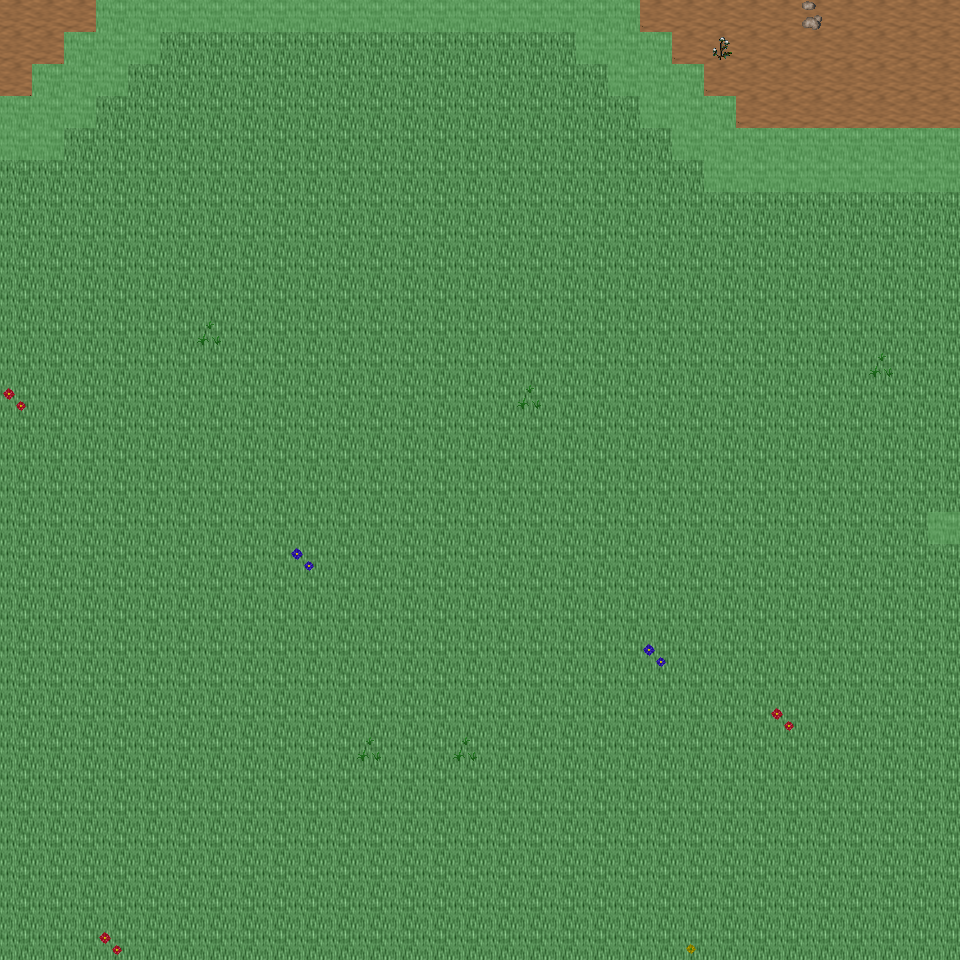

Tiled map render using the project's own tile images. Description and the map definition, with tile-layer contents summarised, below:
An orthogonal 30x30 tile map with 32x32 px tiles, 6 tile layers (Ground, Object, Object2, Above, ...), 29 tilesets and 8 objects (8x mapExit).

<map version="1.0" orientation="orthogonal" renderorder="right-down" width="30" height="30" tilewidth="32" tileheight="32" nextobjectid="9">
  <tileset firstgid="1" name="tileset_ground_ground" tilewidth="32" tileheight="32" tilecount="33" columns="3">
    <image source="../drawable/tileset_ground_ground.png" width="96" height="352" />
  </tileset>
  <tileset firstgid="34" name="tileset_ground_ridge_earth_dark" tilewidth="32" tileheight="32" tilecount="96" columns="12">
    <image source="../drawable/tileset_ground_ridge_earth_dark.png" width="384" height="256" />
  </tileset>
  <tileset firstgid="130" name="tileset_ground_rock_pebbles" tilewidth="32" tileheight="32" tilecount="3" columns="1">
    <image source="../drawable/tileset_ground_rock_pebbles.png" width="32" height="96" />
  </tileset>
  <tileset firstgid="133" name="tileset_ground_ladder_steps" tilewidth="32" tileheight="32" tilecount="6" columns="3">
    <image source="../drawable/tileset_ground_ladder_steps.png" width="96" height="64" />
  </tileset>
  <tileset firstgid="139" name="tileset_ground_grass_edges" tilewidth="32" tileheight="32" tilecount="36" columns="12">
    <image source="../drawable/tileset_ground_grass_edges.png" width="384" height="96" />
  </tileset>
  <tileset firstgid="175" name="tileset_ground_grass_corners" tilewidth="32" tileheight="32" tilecount="24" columns="6">
    <image source="../drawable/tileset_ground_grass_corners.png" width="192" height="128" />
  </tileset>
  <tileset firstgid="199" name="tileset_ground_earth_edges" tilewidth="32" tileheight="32" tilecount="18" columns="6">
    <image source="../drawable/tileset_ground_earth_edges.png" width="192" height="96" />
  </tileset>
  <tileset firstgid="217" name="tileset_plant_flower_daisy_white" tilewidth="32" tileheight="32" tilecount="8" columns="2">
    <image source="../drawable/tileset_plant_flower_daisy_white.png" width="64" height="128" />
  </tileset>
  <tileset firstgid="225" name="tileset_item_corpse_huge_animal" tilewidth="32" tileheight="32" tilecount="16" columns="2">
    <image source="../drawable/tileset_item_corpse_huge_animal.png" width="64" height="256" />
  </tileset>
  <tileset firstgid="241" name="tileset_plant_grasses" tilewidth="32" tileheight="32" tilecount="6" columns="3">
    <image source="../drawable/tileset_plant_grasses.png" width="96" height="64" />
  </tileset>
  <tileset firstgid="247" name="tileset_plant_flower_daisy_blue" tilewidth="32" tileheight="32" tilecount="8" columns="2">
    <image source="../drawable/tileset_plant_flower_daisy_blue.png" width="64" height="128" />
  </tileset>
  <tileset firstgid="255" name="tileset_plant_flower_daisy_yellow" tilewidth="32" tileheight="32" tilecount="8" columns="2">
    <image source="../drawable/tileset_plant_flower_daisy_yellow.png" width="64" height="128" />
  </tileset>
  <tileset firstgid="263" name="tileset_plant_flower_daisy_red" tilewidth="32" tileheight="32" tilecount="8" columns="2">
    <image source="../drawable/tileset_plant_flower_daisy_red.png" width="64" height="128" />
  </tileset>
  <tileset firstgid="271" name="tileset_plant_bush_bushes" tilewidth="32" tileheight="32" tilecount="10" columns="5">
    <image source="../drawable/tileset_plant_bush_bushes.png" width="160" height="64" />
  </tileset>
  <tileset firstgid="281" name="tileset_plant_stump_stump_brown" tilewidth="32" tileheight="32" tilecount="4" columns="2">
    <image source="../drawable/tileset_plant_stump_stump_brown.png" width="64" height="64" />
  </tileset>
  <tileset firstgid="285" name="tileset_logic_creature_orc" tilewidth="32" tileheight="32" tilecount="6" columns="6">
    <image source="../drawable/tileset_logic_creature_orc.png" width="192" height="32" />
  </tileset>
  <tileset firstgid="291" name="tileset_logic_creature_gnome" tilewidth="32" tileheight="32" tilecount="6" columns="6">
    <image source="../drawable/tileset_logic_creature_gnome.png" width="192" height="32" />
  </tileset>
  <tileset firstgid="297" name="tileset_logic_portal" tilewidth="32" tileheight="32" tilecount="24" columns="8">
    <image source="../drawable/tileset_logic_portal.png" width="256" height="96" />
  </tileset>
  <tileset firstgid="321" name="tileset_logic_creature_animal" tilewidth="32" tileheight="32" tilecount="32" columns="8">
    <image source="../drawable/tileset_logic_creature_animal.png" width="256" height="128" />
  </tileset>
  <tileset firstgid="353" name="tileset_logic_collision" tilewidth="32" tileheight="32" tilecount="1" columns="1">
    <image source="../drawable/tileset_logic_collision.png" width="32" height="32" />
  </tileset>
  <tileset firstgid="354" name="tileset_plant_tree_dead_tree_5" tilewidth="32" tileheight="32" tilecount="20" columns="4">
    <image source="../drawable/tileset_plant_tree_dead_tree_5.png" width="128" height="160" />
  </tileset>
  <tileset firstgid="374" name="tileset_plant_tree_dead_tree_6" tilewidth="32" tileheight="32" tilecount="20" columns="4">
    <image source="../drawable/tileset_plant_tree_dead_tree_6.png" width="128" height="160" />
  </tileset>
  <tileset firstgid="394" name="tileset_plant_tree_dead_tree_7" tilewidth="32" tileheight="32" tilecount="20" columns="4">
    <image source="../drawable/tileset_plant_tree_dead_tree_7.png" width="128" height="160" />
  </tileset>
  <tileset firstgid="414" name="tileset_plant_bush_large_dead" tilewidth="32" tileheight="32" tilecount="2" columns="1">
    <image source="../drawable/tileset_plant_bush_large_dead.png" width="32" height="64" />
  </tileset>
  <tileset firstgid="416" name="tileset_plant_bush_large_wide_dead" tilewidth="32" tileheight="32" tilecount="4" columns="2">
    <image source="../drawable/tileset_plant_bush_large_wide_dead.png" width="64" height="64" />
  </tileset>
  <tileset firstgid="420" name="tileset_plant_grasses_wildland" tilewidth="32" tileheight="32" tilecount="4" columns="4">
    <image source="../drawable/tileset_plant_grasses_wildland.png" width="128" height="32" />
  </tileset>
  <tileset firstgid="424" name="tileset_object_skullsonspikes_l" tilewidth="32" tileheight="32" tilecount="12" columns="4">
    <image source="../drawable/tileset_object_skullsonspikes_l.png" width="128" height="96" />
  </tileset>
  <tileset firstgid="436" name="tileset_object_skullsonspikes_r" tilewidth="32" tileheight="32" tilecount="12" columns="4">
    <image source="../drawable/tileset_object_skullsonspikes_r.png" width="128" height="96" />
  </tileset>
  <tileset firstgid="448" name="tileset_logic_item_herb" tilewidth="32" tileheight="32" tilecount="5" columns="5">
    <image source="../drawable/tileset_logic_item_herb.png" width="160" height="32" />
  </tileset>
  <layer name="Ground" width="30" height="30">
    <data>[900 cells, 900 non-empty, 2 distinct tile ids]</data>
  </layer>
  <layer name="Object" width="30" height="30">
    <data>[900 cells, 62 non-empty, 14 distinct tile ids]</data>
  </layer>
  <layer name="Object2" width="30" height="30">
    <data>[900 cells, 13 non-empty, 6 distinct tile ids]</data>
  </layer>
  <layer name="Above" width="30" height="30">
    <data>[900 cells, 0 non-empty, 0 distinct tile ids]</data>
  </layer>
  <layer name="Above2" width="30" height="30">
    <data>[900 cells, 0 non-empty, 0 distinct tile ids]</data>
  </layer>
  <layer name="Walkable" width="30" height="30">
    <data>[900 cells, 55 non-empty, 1 distinct tile ids]</data>
  </layer>
  <objectgroup name="MapEvents">
    <object id="1" name="north" type="mapExit" x="0" y="0" width="96" height="32">
      <properties>
        <property name="map" value="level_0_x88_y60" />
        <property name="x" value="0" />
        <property name="y" value="28" />
      </properties>
    </object>
    </objectgroup>
</map>
<!-- 7 of 8 objects omitted -->
